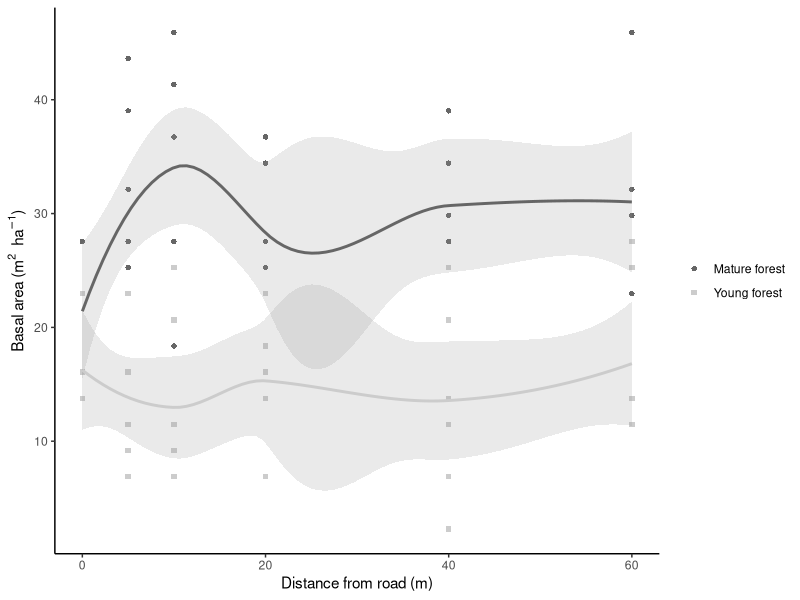
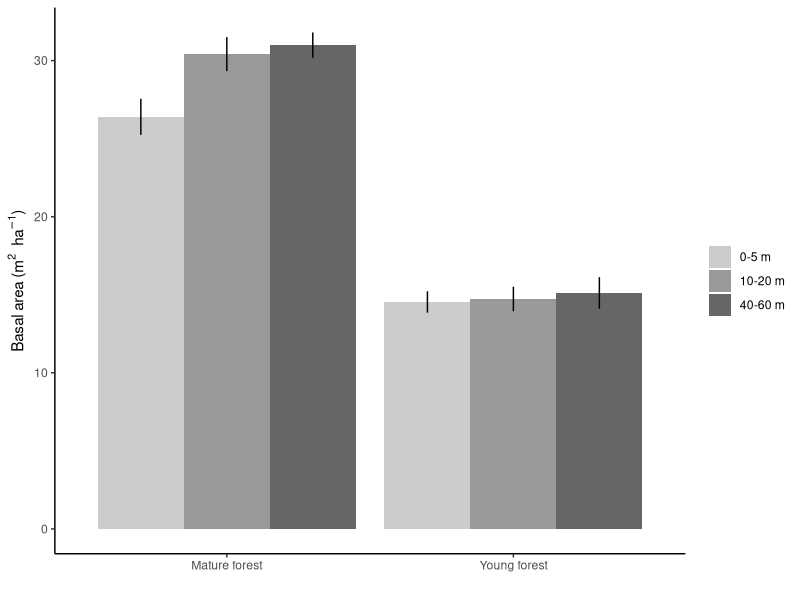
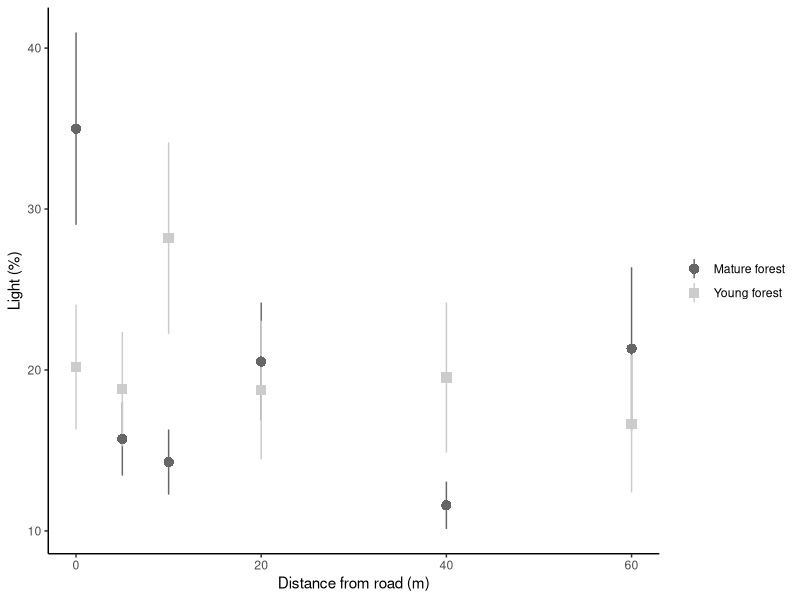
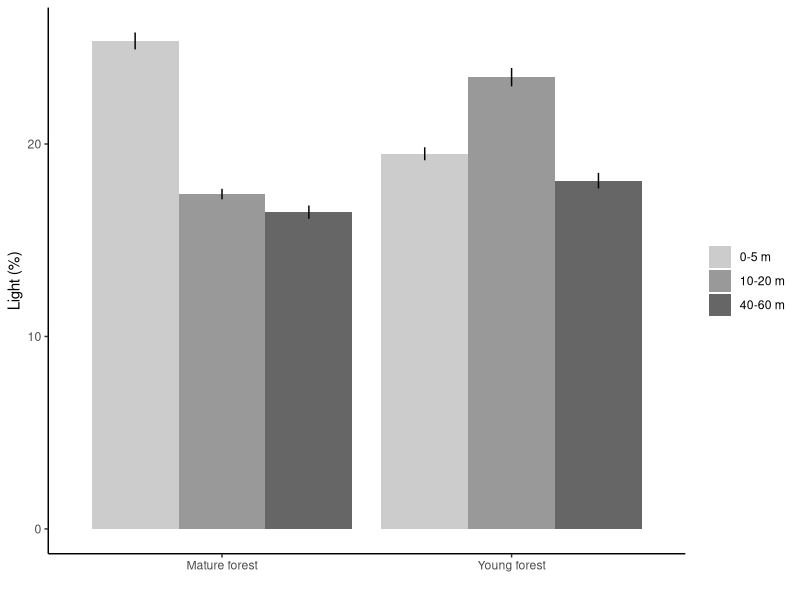
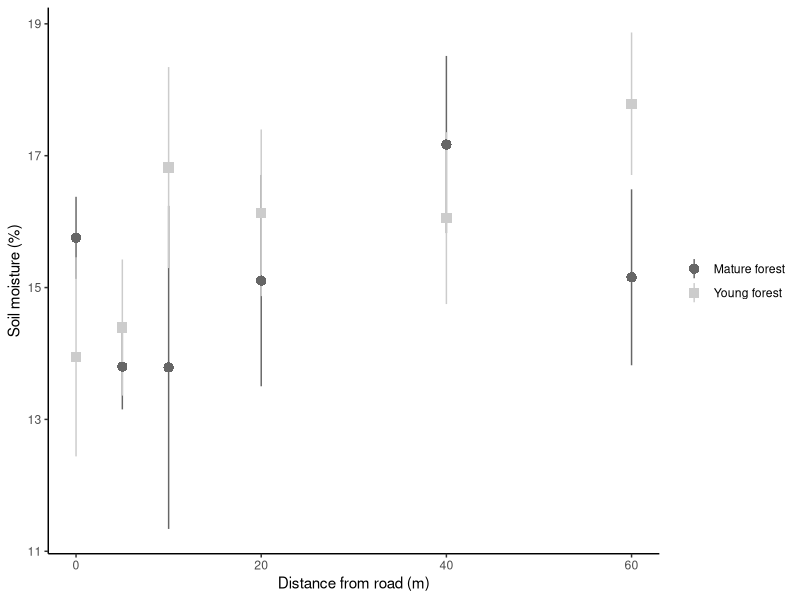
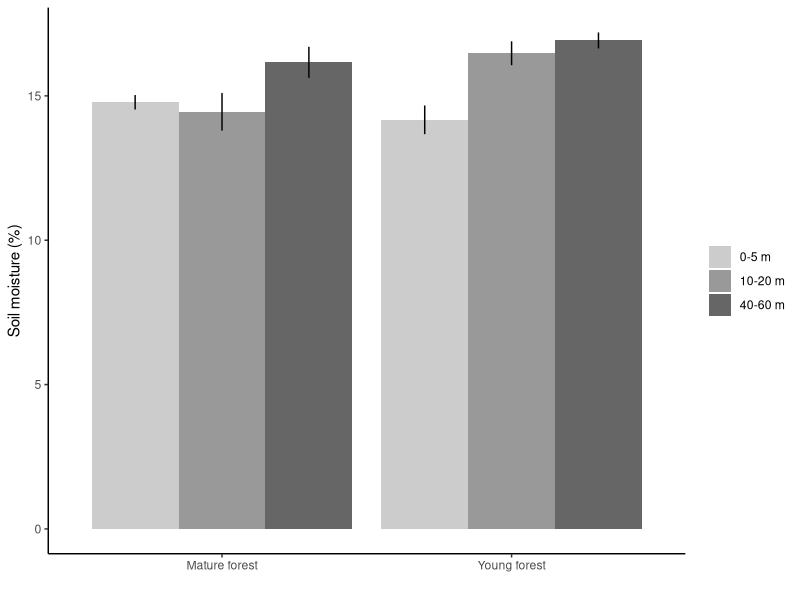
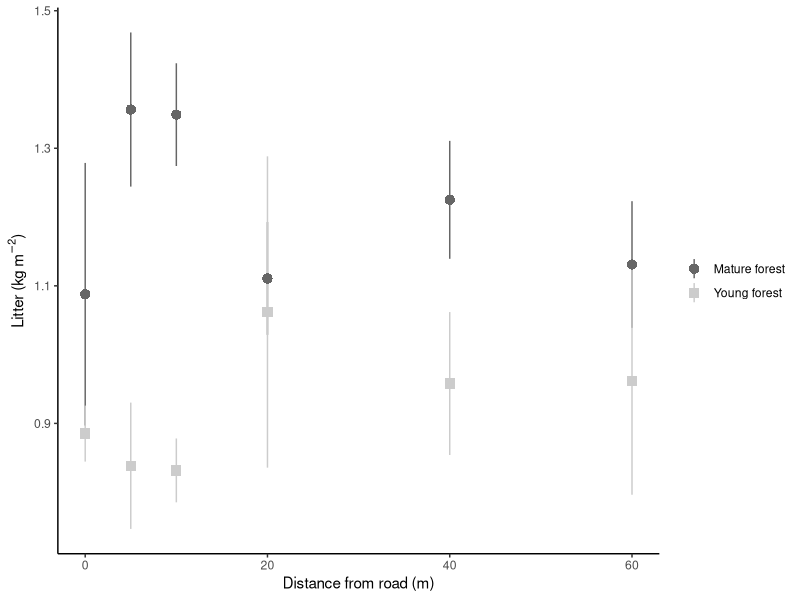
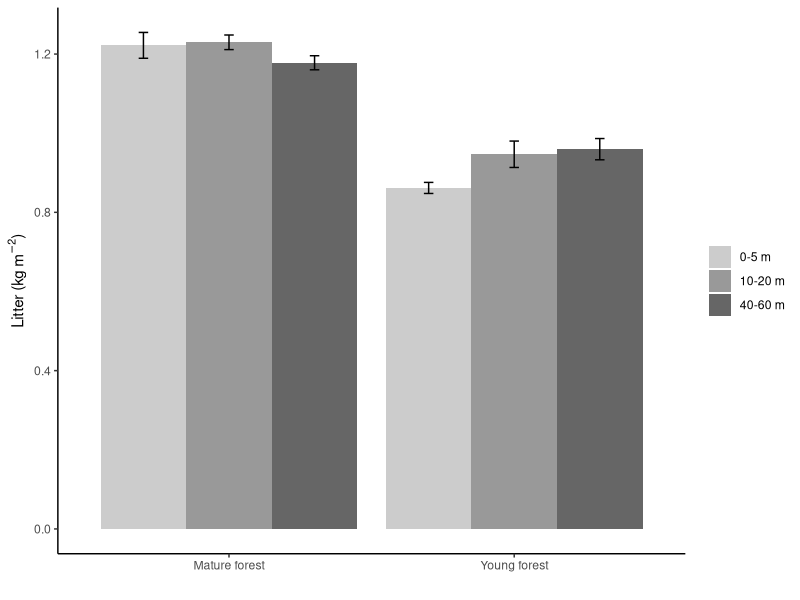

R code for these plots, in order: (Note: this script raises an error after producing the figures.)
## ---- chunk 1

knitr::opts_chunk$set(fig.width = 7, fig.height = 3.5)
knitr::opts_chunk$set(dpi = 600)
knitr::opts_chunk$set(echo = F)
knitr::opts_chunk$set(warning = F)
knitr::opts_chunk$set(message = F)
knitr::opts_chunk$set(fig.asp = .5)
# knitr::opts_chunk$set(eval = F)

# options(na.action = "na.fail")# global model setting for using multimodel inference 'dredge' function

## ---- chunk 2
# library(lme4); library(car); library(sciplot); library(lmerTest); 
# library(MuMIn)
library(plyr); library(dplyr); library(tidyr); library(readr)
library(ggplot2)
library(knitr)

fill_manual <- scale_fill_manual(values = c("grey80", "grey60", "grey40"))
color_manual <- scale_color_manual(values = c("grey40", "grey80"))
## ---- chunk 3
seedling_data <- read_csv("data/seedling_growth_survival_data.csv")
germination_data <- read_csv("data/germination_data.csv")
forest_data <- read_csv("data/forest_trees.csv")
light_data <- read_csv("data/light2005_data.csv")
litter_data <- read_csv("data/litter.csv")
soil_moisture_data <- read_csv("data/soil_moisture2005_data.csv")
## ---- chunk 4

sites <- data_frame(unique(seedling_data$site_code), unique(seedling_data$site_name))
names(sites) <- c("site_code","site_name")

library(stringr)
germination_data <- rename(germination_data, site_code = site)
# sort(unique(germination_data$site_code))
germination_data$site_code <- germination_data$site_code %>%
  str_sub(., 1,3) %>% 
  str_replace_all(c("Cic"="CH","Dub"="DB","Duc"="DU","Dug"="DG","For"="FR","Gri"="GR","Hdq"="HQ","Lil"="LD","Par"="PR","SR4"="SR","Yel"="TC"))

forest_data <- rename(forest_data, site_code = site)
# unique(forest_data$site_code)
forest_data$site_code <- forest_data$site_code %>% 
  str_replace_all(c("DUCK"="DU","DUB"="DB","DUG"="DG", "SR45"="SR"))

light_data <- rename(light_data, site_code = site)
# unique(light_data$site_code)
light_data$site_code <- light_data$site_code %>% 
  str_replace_all(c("DUCK"="DU","DUB"="DB","DUG"="DG", "SR45"="SR"))

litter_data <- rename(litter_data, site_code = site)
# unique(litter_data$site_code)
litter_data$site_code <- litter_data$site_code %>% 
  str_replace_all(c("DUCK"="DU","DUB"="DB","DUG"="DG", "SR45"="SR"))

soil_moisture_data <- rename(soil_moisture_data, site_code = site)
# unique(soil_moisture_data$site_code)
soil_moisture_data$site_code <- soil_moisture_data$site_code %>% 
  str_replace_all(c("Duck"="DU","DUB"="DB","DUG"="DG", "SR45"="SR","Griffy"="GR","YW"="TC"))


# summary(seedling_data)
# unique(seedling_data$species)
seedling_data <- filter(seedling_data, is.na(species)=="FALSE")
# filter(seedling_data, rgr_ht<0)
seedling_data <- seedling_data %>% 
  rename(age = forest_age) %>%
  mutate(habitat_type = if_else(distance<10,0,ifelse(distance>20, 2, 1)),
         # age = if_else(age=="young", "Young forest", "Mature forest"),
         rgr_ht_days = (log(final_ht06)) - log((initial_ht))/822)
## This calculates relative growth rate per day
## There are 97 negative values in this growth rate. Values are sometimes very inconsistent from the spring 2006 measurement to the final measurement
seedling_data$common_name <- "NA"
seedling_data$common_name[seedling_data$species=="D"] <- "Dogwood"
seedling_data$common_name[seedling_data$species=="A"] <- "Autumn olive"
seedling_data$common_name[seedling_data$species=="H"] <- "Honeysuckle"
seedling_data$common_name[seedling_data$species=="P"] <- "Privet"
seedling_data$common_name[seedling_data$species=="R"] <- "Redbud"
seedling_data$common_name[seedling_data$species=="S"] <- "Spicebush"

seedling_data$common_name <- factor(
  seedling_data$common_name, levels = c("Autumn olive","Honeysuckle","Privet","Dogwood","Redbud","Spicebush"))

seedling_data$status[seedling_data$status=="n"] <- "Native"
seedling_data$status[seedling_data$status=="e"] <- "Non-native"

seedling_data$status <- factor(seedling_data$status, levels = c("Native","Non-native"))

# summary(germination_data)
# unique(germination_data$species)
# filter(germination_data, is.na(seeds_germinated))$comments
germination_data$common_name <- "NA"
germination_data$sci_name = "NA"
germination_data <- germination_data %>% 
  mutate(pct_germinated = 100*(seeds_germinated/seeds_present),
         status = native_exotic,
         habitat_type = if_else(distance<10,0,ifelse(distance>20, 2, 1)))
## ---- chunk 5

# summary(forest_data)
forest_data <- forest_data %>% 
  rename(distance = dist) %>% 
  mutate(basal_area_m2_ha = trees_in*10*(.0929/.404686))

# unique(forest_data$species)
# filter(forest_data, is.na(species))
forest_distance_data <- forest_data %>% 
  group_by(site_code, age, distance) %>% 
  summarise(
    tree_richness = n_distinct(species),
    avg_dbh = mean(dbh_cm, na.rm = T),
    se_dbh = sd(dbh_cm, na.rm = T)/sqrt( (6 - length(dbh_cm)) ),#6 NA values in DBH
    total_dbh = sum(dbh_cm, na.rm = T),
    avg_basal_area = mean(basal_area_m2_ha, na.rm = T)
  ) %>% 
  ungroup(.)
# 
forest_habitat_data <- forest_data %>%
  mutate(habitat_type = if_else(distance<10,0,ifelse(distance>20, 2, 1))) %>% 
  group_by(site_code, age, habitat_type) %>%
  summarise(
    richness = n_distinct(species),
    avg_dbh = mean(dbh_cm, na.rm = T),
    se_dbh = sd(dbh_cm, na.rm = T)/sqrt(length(dbh_cm)),#6 NA values in DBH
    total_dbh = sum(dbh_cm, na.rm = T),
    avg_basal_area = mean(basal_area_m2_ha, na.rm = T)
  ) %>%
  ungroup(.)

# summary(light_data)
light_distance_data <- light_data %>% 
  group_by(site_code, age, distance) %>% 
  summarise(avg_ppfd = mean(ppfd),
            avg_pct_light = mean(pct_light)) %>% 
  ungroup(.)
light_habitat_data <- light_data %>%
  mutate(habitat_type = if_else(distance<10,0,ifelse(distance>20, 2, 1))) %>% 
  group_by(site_code, age, habitat_type) %>%
  summarise(avg_ppfd = mean(ppfd),
            avg_pct_light = mean(pct_light),
            se_pct_light = sd(pct_light)/sqrt(length(pct_light))) %>%
  ungroup(.)


# summary(litter_data)
litter_data <- litter_data %>% 
  rename(distance = dist) %>% 
  mutate(litter_kg_m2 = litter*(.001/.0625))
# .25*.25 = .0625 m^2
# 1 g = .001 kg
litter_habitat_data <- litter_data %>%
  mutate(habitat_type = if_else(distance<10,0,ifelse(distance>20, 2, 1))) %>% group_by(site_code, age, habitat_type) %>%
  summarise(avg_litter_kg_m2 = mean(litter_kg_m2),
            se_litter_kg_m2 = sd(litter_kg_m2)/sqrt(length(litter_kg_m2)))

# summary(soil_moisture_data)
soil_moisture_habitat_data <- soil_moisture_data %>%
  mutate(habitat_type = if_else(distance<10,0,ifelse(distance>20, 2, 1))) %>%
  group_by(site_code, age, habitat_type) %>%
  summarise(avg_soil_moisture = mean(pct_moisture),
            se_soil_moisture = sd(pct_moisture)/sqrt(length(pct_moisture)))

## ---- chunk 6

seedling_data <- seedling_data %>% 
  mutate(age = ifelse(age=="young", "Y","M"),
         stem_leaf_ratio = stem_biomass/leaf_biomass,
         f_habitat = factor(habitat_type, levels = c("0","1","2"), labels = c("0-5 m","10-20 m","40-60 m"))) %>%
  left_join(., forest_distance_data) %>% 
  left_join(., light_distance_data) %>% 
  left_join(., litter_data) %>% 
  left_join(., soil_moisture_data) %>% 
  mutate(age = ifelse(age=="Y","Young forest","Mature forest"))

## ---- chunk 7

## This site-grouped data should be used for fitting mixed-effects models
## using site_code as a random effect.
site_grouped_data <- seedling_data %>%
  group_by(site_code, age, distance, habitat_type, f_habitat, common_name, status) %>% 
  summarise(avg_biomass = mean(tot_biomass, na.rm = T),
            # n_obs = length(tot_biomass),
            se_biomass = sd(tot_biomass, na.rm = T)/sqrt(length(tot_biomass)),
            avg_diameter = mean(diameter06, na.rm = T),
            se_diameter = sd(diameter06, na.rm = T)/sqrt(length(diameter06)),
            avg_rgr_ht = mean(rgr_ht_days, na.rm = T),
            se_rgr_ht = sd(rgr_ht_days, na.rm = T)/sqrt(length(rgr_ht_days)),
            avg_height = mean(final_ht06, na.rm = T),
            se_height = sd(final_ht06, na.rm = T)/sqrt(length(final_ht06)),
            avg_num_leaves = mean(num_leaves, na.rm = T),
            se_num_leaves = sd(num_leaves)/sqrt(length(num_leaves)),
            tree_richness = mean(tree_richness),
            avg_dbh = mean(avg_dbh),
            se_dbh = mean(se_dbh),
            total_dbh = mean(total_dbh),
            avg_basal_area = mean(avg_basal_area),
            avg_ppfd = mean(avg_ppfd),
            avg_pct_light = mean(avg_pct_light),
            litter_kg_m2 = mean(litter_kg_m2),
            pct_moisture = mean(pct_moisture)) %>% 
  ungroup(.)

## ---- chunk 8

distance_grouped_data <- seedling_data %>%
  # rename(age = forest_age) %>%
  group_by(age, distance, habitat_type, f_habitat, common_name, status) %>% 
  summarise(avg_biomass = mean(tot_biomass, na.rm = T),
            # n_obs = length(tot_biomass),
            se_biomass = sd(tot_biomass, na.rm = T)/sqrt(length(tot_biomass)),
            avg_diameter = mean(diameter06, na.rm = T),
            se_diameter = sd(diameter06, na.rm = T)/sqrt(length(diameter06)),
            avg_rgr_ht = mean(rgr_ht_days, na.rm = T),
            se_rgr_ht = sd(rgr_ht_days, na.rm = T)/sqrt(length(rgr_ht_days)),
            avg_height = mean(final_ht06, na.rm = T),
            se_height = sd(final_ht06, na.rm = T)/sqrt(length(final_ht06)),
            avg_num_leaves = mean(num_leaves, na.rm = T),
            se_num_leaves = sd(num_leaves)/sqrt(length(num_leaves)),
            tree_richness = mean(tree_richness),
            avg_dbh = mean(avg_dbh),
            se_dbh = mean(se_dbh),
            total_dbh = mean(total_dbh),
            avg_basal_area = mean(avg_basal_area),
            avg_ppfd = mean(avg_ppfd),
            avg_pct_light = mean(avg_pct_light),
            litter_kg_m2 = mean(litter_kg_m2),
            pct_moisture = mean(pct_moisture)) %>% 
  ungroup(.)

## ---- chunk 9

habitat_grouped_data <- seedling_data %>% 
  group_by(age, habitat_type, f_habitat, common_name, status) %>% 
  summarise(avg_biomass = mean(tot_biomass, na.rm = T),
            # n_obs = length(tot_biomass),
            se_biomass = sd(tot_biomass, na.rm = T)/sqrt(length(tot_biomass)),
            avg_diameter = mean(diameter06, na.rm = T),
            se_diameter = sd(diameter06, na.rm = T)/sqrt(length(diameter06)),
            avg_rgr_ht = mean(rgr_ht_days, na.rm = T),
            se_rgr_ht = sd(rgr_ht_days, na.rm = T)/sqrt(length(rgr_ht_days)),
            avg_height = mean(final_ht06, na.rm = T),
            se_height = sd(final_ht06, na.rm = T)/sqrt(length(final_ht06)),
            avg_num_leaves = mean(num_leaves, na.rm = T),
            se_num_leaves = sd(num_leaves)/sqrt(length(num_leaves)),
            tree_richness = mean(tree_richness),
            avg_dbh = mean(avg_dbh),
            se_dbh = mean(se_dbh),
            total_dbh = mean(total_dbh),
            avg_basal_area = mean(avg_basal_area),
            avg_ppfd = mean(avg_ppfd),
            avg_pct_light = mean(avg_pct_light),
            litter_kg_m2 = mean(litter_kg_m2),
            pct_moisture = mean(pct_moisture)) %>% 
  ungroup(.)

# summary(habitat_grouped_data)
## ---- chunk 10

germination_data <- germination_data %>%
  rename(age = forest_age) %>% 
  left_join(., forest_distance_data) %>% 
  left_join(., light_distance_data) %>% 
  left_join(., litter_data) %>% 
  left_join(., soil_moisture_data)

# xtabs(~ species + native_exotic, germination_data)

## ---- chunk 11
germination_data$common_name[germination_data$species=="D"] <- "Dogwood"
germination_data$common_name[germination_data$species=="A"] <- "Autumn olive"
germination_data$common_name[germination_data$species=="H"] <- "Honeysuckle"
germination_data$common_name[germination_data$species=="P"] <- "Privet"
germination_data$common_name[germination_data$species=="R"] <- "Redbud"
germination_data$common_name[germination_data$species=="S"] <- "Spicebush"

germination_data$sci_name[germination_data$species=="A"] <- "Elaeagnus umbellata"
germination_data$sci_name[germination_data$species=="H"] <- "Lonicera maackii"
germination_data$sci_name[germination_data$species=="P"] <- "Ligustrum obtusifolium"
germination_data$sci_name[germination_data$species=="D"] <- "Cornus florida"
germination_data$sci_name[germination_data$species=="R"] <- "Cercis canadensis"
germination_data$sci_name[germination_data$species=="S"] <- "Lindera benzoin"

germination_data$status[germination_data$status=="N"] <- "Native"
germination_data$status[germination_data$status=="E"] <- "Non-native"

species_table <- germination_data %>% 
  filter(site_code=="BB", distance==0) %>%
  select(species, status, common_name, sci_name)
  
# kable(species_table %>% 
#         mutate(Species = paste(common_name, " ", "(", sci_name, ")", sep="")) %>% 
#         select(Species, Status = status) %>%
#         arrange(Status)
#       )
## ---- chunk 12

forest_data$age[forest_data$age=="M"] <- "Mature forest"
forest_data$age[forest_data$age=="Y"] <- "Young forest"
# levels(forest_data$age) <- c("Mature","Young")
forest_data <- forest_data %>% 
  mutate(habitat_type = if_else(distance<10,0,ifelse(distance>20, 2, 1)),
         f_habitat = factor(habitat_type, levels = c("0","1","2"), labels = c("0-5 m","10-20 m","40-60 m")))

#  Basal area calculation: "trees_in"*10 = basal area (ft^2 acre^-1)
#  Conversion to m^2 ha^-1: 1 acre = .404686 hectares; 1 ft^2 = .0929 m^2
# forest_data <- forest_data %>%
#   mutate(basal_area_m2_ha = trees_in*10*(.0929/.404686))



## DBH plot
# ggplot(forest_data, aes(distance, dbh_cm, shape = age, color = age)) +
#   scale_shape_manual(values = c(16,15)) +
#   stat_summary(fun.data = "mean_se", geom = "pointrange", size = .7) +
#   color_manual +
#   theme_classic() +
#   theme(legend.title = element_blank()) +
#   xlab("Distance from road (m)") +
#   ylab("DBH (cm)")

## Basal area plot
ggplot(forest_data, aes(distance, basal_area_m2_ha, shape = age, color = age)) +
  scale_shape_manual(values = c(16,15)) +
  geom_point() +
  geom_smooth(se = T, show.legend = F, alpha = .2) +
  # stat_summary(fun.data = "mean_se", geom = "pointrange", size = .7) +
  # geom_dotplot(binwidth = .5)
  color_manual +
  theme_classic() +
  theme(legend.title = element_blank()) +
  xlab("Distance from road (m)") +
  ylab(expression(paste("Basal area (", {m}^2, "  ", {ha}^-1, ")")))



## Summarise mean and SE into new dataframe
avg_forest_data <- forest_data %>%
  group_by(age, f_habitat) %>% 
  summarise(
    richness = n_distinct(species),
    avg_dbh = mean(dbh_cm, na.rm = T),
    se_dbh = sd(dbh_cm, na.rm = T)/sqrt(length(dbh_cm)),
    total_dbh = mean(dbh_cm, na.rm = T),
    avg_basal_area = mean(basal_area_m2_ha, na.rm = T),
    se_basal_area = sd(basal_area_m2_ha, na.rm = T)/sqrt(length(basal_area_m2_ha))
  )

# ggplot(avg_forest_data, aes(age, avg_dbh, fill = habitat_type)) +
#   geom_col(position = "dodge") +
#   geom_errorbar(aes(ymin = avg_dbh - se_dbh, ymax = avg_dbh + se_dbh), width = 0, position = position_dodge(width = .9)) +
#   fill_manual +
#   theme_classic() +
#   theme(legend.title = element_blank()) +
#   xlab("") +
#   ylab("DBH (cm)")

ggplot(avg_forest_data, aes(age, avg_basal_area, fill = f_habitat)) +
  geom_col(position = "dodge") +
  geom_errorbar(aes(ymin = avg_basal_area - se_basal_area, ymax = avg_basal_area + se_basal_area), width = 0, position = position_dodge(width = .9)) +
  fill_manual +
  theme_classic() +
  theme(legend.title = element_blank()) +
  xlab("") +
  ylab(expression(paste("Basal area (", {m}^2, "  ", {ha}^-1, ")")))

## ---- chunk 13

light_data$age[light_data$age=="M"] <- "Mature forest"
light_data$age[light_data$age=="Y"] <- "Young forest"
light_data <- light_data %>% 
  mutate(habitat_type = if_else(distance<10,0,ifelse(distance>20, 2, 1)),
         f_habitat = factor(habitat_type, levels = c("0","1","2"), labels = c("0-5 m","10-20 m","40-60 m")))

# skimr::skim(light_data)

ggplot(light_data, aes(distance, (pct_light), shape = age, color = age)) +
  scale_shape_manual(values = c(16,15)) +
  stat_summary(fun.data = "mean_se", geom = "pointrange", size = .7) +
  # geom_smooth(method = "lm", alpha = .2, se = F) +
  # geom_line(aes(linetype = age)) +
  color_manual +
  theme_classic() +
  theme(legend.title = element_blank()) +
  xlab("Distance from road (m)") +
  ylab("Light (%)")

# qplot(habitat_type, pct_light, data = light_data, geom = "boxplot")

avg_light_data <- light_data %>% 
  group_by(age, f_habitat) %>% 
  summarise(avg_pct_light = mean(pct_light),
            se_pct_light = sd(pct_light)/length(pct_light))

ggplot(avg_light_data, aes(age, avg_pct_light, fill = f_habitat)) +
  geom_col(position = "dodge") +
  geom_errorbar(aes(ymin = avg_pct_light - se_pct_light, ymax = avg_pct_light + se_pct_light), width = 0, position = position_dodge(width = .9)) +
  fill_manual +
  # scale_fill_manual(values = c("grey90","grey50")) +
  theme_classic() +
  theme(legend.title = element_blank()) +
  xlab("") +
  ylab("Light (%)")

## ---- chunk 14

soil_moisture_data$age[soil_moisture_data$age=="M"] <- "Mature forest"
soil_moisture_data$age[soil_moisture_data$age=="Y"] <- "Young forest"

ggplot(soil_moisture_data, aes(distance, pct_moisture, shape = age, color = age)) +
  scale_shape_manual(values = c(16,15)) +
  stat_summary(fun.data = "mean_se", geom = "pointrange", size = .7) +
  # geom_smooth(method = "lm", se = F, show.legend = F) +
  color_manual +
  theme_classic() +
  theme(legend.title = element_blank()) +
  xlab("Distance from road (m)") +
  ylab("Soil moisture (%)")


# ggplot(soil_moisture_data, aes(age, pct_moisture, fill = habitat_type)) +
#   geom_boxplot(notch = F) +
#   # geom_violin() +
#   scale_fill_manual(values = c("black", "grey90")) +
#   theme_classic()

## Pooled soil moisture data
# ggplot(soil_moisture_data, aes(distance, pct_moisture)) +
#   # scale_shape_manual(values = c(16,15)) +
#   stat_summary(fun.data = "mean_se", geom = "pointrange", size = .7) +
#   # scale_color_manual(values = c("black", "grey65")) +
#   theme_classic()

soil_moisture_habitat_data$f_habitat <- factor(soil_moisture_habitat_data$habitat_type, levels = c("0","1","2"), labels = c("0-5 m","10-20 m","40-60 m"))
soil_moisture_habitat_data$age[soil_moisture_habitat_data$age=="M"] <- "Mature forest"
soil_moisture_habitat_data$age[soil_moisture_habitat_data$age=="Y"] <- "Young forest"

avg_soil_data <- soil_moisture_habitat_data %>%
  group_by(age, f_habitat) %>%
  summarise(avg_pct_moisture = mean(avg_soil_moisture),
            se_pct_moisture = sd(avg_soil_moisture)/length(avg_soil_moisture))

ggplot(avg_soil_data, aes(age, avg_pct_moisture, fill = f_habitat)) +
  geom_col(position = "dodge") +
  geom_errorbar(aes(ymin = avg_pct_moisture - se_pct_moisture, ymax = avg_pct_moisture + se_pct_moisture), width = 0, position = position_dodge(width = .9)) +
  fill_manual +
  theme_classic() +
  theme(legend.title = element_blank()) +
  xlab("") +
  ylab("Soil moisture (%)")

# soil_lm <- lm(pct_moisture ~ (distance), data = soil_moisture_data)
# summary(soil_lm)
# car::Anova(soil_lm, type = 3)
## Slope of the overall average line is

# soil_lm2 <- lm(pct_moisture ~ factor(distance), data = soil_moisture_data)
# summary(soil_lm2)
## No overall statistical differences between 0 meter and other distances

## ---- chunk 15

litter_data$age[litter_data$age=="M"] <- "Mature forest"
litter_data$age[litter_data$age=="Y"] <- "Young forest"
litter_data <- litter_data %>% 
  mutate(habitat_type = if_else(distance<10,0,ifelse(distance>20, 2, 1)),
         f_habitat = factor(habitat_type, levels = c("0","1","2"), labels = c("0-5 m","10-20 m","40-60 m")))

ggplot(litter_data, aes(distance, litter_kg_m2, shape = age, color = age)) +
  scale_shape_manual(values = c(16,15)) +
  stat_summary(fun.data = "mean_se", geom = "pointrange", size = .7) +
  # geom_smooth(method = "lm", se = F, show.legend = F) +
  color_manual +
  theme_classic() +
  theme(legend.title = element_blank()) +
  xlab("Distance from road (m)") +
  ylab(expression(paste("Litter (kg ", {m}^-2, ")")))


avg_litter_data <- litter_data %>% 
  group_by(age, f_habitat) %>% 
  summarise(avg_litter_kg_m2 = mean(litter_kg_m2),
            se_litter_kg_m2 = sd(litter_kg_m2)/length(litter_kg_m2))

ggplot(avg_litter_data, aes(age, avg_litter_kg_m2, fill = f_habitat)) +
  geom_col(position = "dodge") +
  geom_errorbar(aes(ymin = avg_litter_kg_m2 - se_litter_kg_m2, ymax = avg_litter_kg_m2 + se_litter_kg_m2), width = .1, position = position_dodge(width = .9)) +
  fill_manual +
  theme_classic() +
  theme(legend.title = element_blank()) +
  xlab("") +
  ylab(expression(paste("Litter (kg ", {m}^-2, ")")))

# litter_lm <- lm(litter_kg_m2 ~ distance*age, data = litter_data)
# summary(litter_lm)
# litter_lm2 <- lm(litter_kg_m2 ~ habitat_type*age, data = litter_data)
# summary(litter_lm2)
# 
# AIC(litter_lm)
# AIC(litter_lm2)

## ---- chunk 16

# names(germination_data)
germination_data$age[germination_data$age=="Y"] <- "Young forest"
germination_data$age[germination_data$age=="M"] <- "Mature forest"
germination_data$f_habitat <- factor(germination_data$habitat_type, levels = c("0","1","2"), labels = c("0-5 m","10-20 m","40-60 m"))

germination_data$common_name <- factor(
  germination_data$common_name, levels = c("Autumn olive","Honeysuckle","Privet","Dogwood","Redbud","Spicebush"))
germination_data$status <- factor(germination_data$status, levels = c("Native","Non-native"))

germination_distance_data <- germination_data %>% 
  group_by(status, distance, common_name, age) %>% 
  summarise(avg_germinated = mean(pct_germinated, na.rm = T))

germination_habitat_data <- germination_data %>% 
  group_by(status, f_habitat, habitat_type, common_name, age) %>% 
  summarise(avg_germinated = mean(pct_germinated, na.rm = T))


ggplot(germination_data, aes(distance, pct_germinated)) +
  stat_summary(aes(shape = common_name), fun.data = "mean_se", geom = "point", size = 2.5) +
  geom_smooth(aes(linetype = status), method = "lm", se = F, show.legend = F, color = "grey40", size = .8) +
  # scale_shape_manual(values = c(rep(16, 3), rep(17, 3))) +
  # scale_color_manual(values = c(brewer.pal(3, "RdBu"), brewer.pal(3, "RdBu"))) +
  scale_linetype_manual(values = c(2,1)) +
  # scale_color_brewer(palette = "RdBu") +
  facet_wrap(~age) +
  theme_bw() +
  theme(strip.background = element_blank(),
        panel.grid = element_blank(),
        legend.title = element_blank()) +
  ylab("Percent germination") +
  xlab("Distance from road (m)")

# ggsave("figures/pct_germinated.png", dpi = 600, width = 7, height = 3.5)

ggplot(germination_distance_data, aes(distance, avg_germinated)) +
  geom_point(aes(shape = common_name), show.legend = T, size = 2.5) +
  geom_line(aes(linetype = common_name)) +
  facet_wrap(~age) +
  theme_bw() +
  theme(strip.background = element_blank(),
        panel.grid = element_blank(),
        legend.title = element_blank()) +
  ylab("Percent germination") +
  xlab("Distance from road (m)")

ggplot(germination_habitat_data, aes(f_habitat, avg_germinated)) +
  geom_point(aes(shape = common_name), show.legend = T, size = 2.5) +
  geom_line(aes(linetype = common_name, group = common_name)) +
  facet_wrap(~age) +
  theme_bw() +
  theme(strip.background = element_blank(),
        panel.grid = element_blank(),
        legend.title = element_blank()) +
  ylab("Percent germination") +
  xlab("Distance from road")

## ---- chunk 17
kable(germination_data %>% 
  group_by(common_name, age, status) %>% 
  summarise(avg_pct_germ = mean(pct_germinated, na.rm = T)) %>% 
  spread(key = age, value = avg_pct_germ) %>% 
  rename(Species = common_name, Status = status), 
  digits = 2, caption = "Average germination (%) of seeds for each species in each forest age.")
## ---- chunk 18

# names(seedling_data)

seedling_data$age[seedling_data$age=="young"] <- "Young forest"
seedling_data$age[seedling_data$age=="mature"] <- "Mature forest"

seedling_data$f_habitat <- factor(seedling_data$habitat_type, levels = c("0","1","2"), labels = c("0-5 m","10-20 m","40-60 m"))

distance_grouped_data$age[distance_grouped_data$age=="Y"] <- "Young forest"
distance_grouped_data$age[distance_grouped_data$age=="M"] <- "Mature forest"

habitat_grouped_data$age[habitat_grouped_data$age=="Y"] <- "Young forest"
habitat_grouped_data$age[habitat_grouped_data$age=="M"] <- "Mature forest"
## ---- chunk 19

surv <- select(seedling_data, site_name:status, habitat_type, f_habitat, common_name, starts_with("surv"))
surv <- surv %>% gather(year, survival, survival04:survival06)
surv$year[surv$year=="survival04"] <- 2004
surv$year[surv$year=="survival05"] <- 2005
surv$year[surv$year=="survival06"] <- 2006

survival_distance_data <- surv %>% 
  group_by(year, distance, age, status, common_name) %>% 
  filter(!is.na(survival), year==2006) %>% 
  summarise(pct_survival = 100*sum(survival)/length(survival))

survival_habitat_data <- surv %>% 
  group_by(year, habitat_type, f_habitat, age, status, common_name) %>% 
  filter(!is.na(survival), year==2006) %>% 
  summarise(pct_survival = 100*sum(survival)/length(survival))

ggplot(survival_distance_data, aes(distance, pct_survival)) +
  stat_summary(aes(shape = common_name), fun.data = "mean_se", geom = "point", size = 2.5) +
  geom_smooth(aes(linetype = status), method = "lm", se = F, show.legend = F, color = "grey50", size = .8) +
  scale_linetype_manual(values = c(2,1)) +
  scale_color_brewer(palette = "RdBu") +
  facet_grid(.~age) +
  theme_bw() +
  theme(strip.background = element_blank(),
        panel.grid = element_blank(),
        legend.title = element_blank()) +
  ylab("Survival (%)") +
  xlab("Distance from road (m)") +
  ggtitle("Average seedling survival to 2006")


ggplot(survival_distance_data, aes(distance, pct_survival)) +
  # geom_smooth(aes(linetype = common_name), method = "lm", se = F, show.legend = T, color = "grey50", size = .5) +
  geom_point(aes(shape = common_name), size = 2.5, show.legend = T) +
  geom_line(aes(linetype = common_name)) +
  # stat_summary(aes(shape = common_name), fun.data = "mean_se", geom = "point", size = 2.5, show.legend = F) +
  # scale_linetype_manual(values = c(2,1)) +
  # scale_color_brewer(palette = "RdBu") +
  facet_grid(.~age) +
  theme_bw() +
  theme(strip.background = element_blank(),
        panel.grid = element_blank(),
        legend.title = element_blank()) +
  ylab("Survival (%)") +
  xlab("Distance from road (m)") +
  ggtitle("Average seedling survival to 2006")


ggplot(survival_habitat_data, aes(f_habitat, pct_survival)) +
  # geom_smooth(aes(linetype = common_name), method = "lm", se = F, show.legend = T, color = "grey50", size = .5) +
  geom_point(aes(shape = common_name), size = 2.5, show.legend = F) +
  geom_line(aes(linetype = common_name, group = common_name)) +
  facet_grid(.~age) +
  theme_bw() +
  theme(strip.background = element_blank(),
        panel.grid = element_blank(),
        legend.title = element_blank()) +
  ylab("Survival (%)") +
  xlab("Distance from edge") +
  ggtitle("Average seedling survival to 2006")

# filter(surv, year == 2006) %>% 
#   group_by(status, age) %>% 
#   summarise(avg_pct_survival = mean(pct_survival))
## ---- chunk 20

ggplot(seedling_data, aes(avg_pct_light, final_ht06)) +
  # stat_summary(aes(shape = common_name), fun.data = "mean_se", geom = "point", size = 2.5) +
  geom_point(aes(color = status, alpha = distance)) +
  geom_smooth(aes(linetype = status), method = "lm", se = F, show.legend = F, color = "grey50") +
  scale_linetype_manual(values = c(2,1)) +
  # scale_color_brewer(palette = "RdBu") +
  facet_wrap(~age) +
  theme_bw() +
  theme(strip.background = element_blank(),
        panel.grid = element_blank(),
        legend.title = element_blank()) +
  ylab("Height (cm)") +
  xlab("Distance from road (m)")


ggplot(distance_grouped_data, aes(distance, avg_height)) +
  geom_point(aes(shape = common_name), size = 2.5, position = position_dodge(5)) +
  geom_line(aes(linetype = common_name), position = position_dodge(5)) +
  geom_errorbar(aes(ymin = avg_height-se_height, ymax = avg_height+se_height), width = .1, position = position_dodge(5)) +
  facet_wrap(~age) +
  theme_bw() +
  theme(strip.background = element_blank(),
        panel.grid = element_blank(),
        legend.title = element_blank()) +
  ylab("Height (cm)") +
  xlab("Distance from road (m)")


ggplot(habitat_grouped_data, aes(f_habitat, avg_height)) +
  geom_point(aes(shape = common_name), size = 2.5) +
  geom_line(aes(linetype = common_name, group = common_name)) +
  facet_wrap(~age) +
  theme_bw() +
  theme(strip.background = element_blank(),
        panel.grid = element_blank(),
        legend.title = element_blank()) +
  ylab("Height (cm)") +
  xlab("Distance")

## ---- chunk 21

ggplot(seedling_data, aes(avg_pct_light, diameter06)) +
  # stat_summary(aes(shape = common_name), fun.data = "mean_se", geom = "point", size = 2.5) +
  geom_point(aes(color = status, alpha = distance)) +
  geom_smooth(aes(linetype = status), method = "lm", se = F, show.legend = F, color = "grey20") +
  scale_linetype_manual(values = c(2,1)) +
  # scale_color_brewer(palette = "RdBu") +
  facet_grid(.~age) +
  theme_bw() +
  theme(strip.background = element_blank(),
        panel.grid = element_blank(),
        legend.title = element_blank()) +
  ylab("Diameter (mm)") +
  xlab("Distance from road (m)")


ggplot(distance_grouped_data, aes(distance, avg_diameter)) +
  geom_point(aes(shape = common_name), size = 2.5) +
  geom_line(aes(linetype = common_name)) +
  geom_errorbar(aes(ymin = avg_diameter-se_diameter, ymax = avg_diameter+se_diameter), width = .1) +
  facet_wrap(~age) +
  theme_bw() +
  theme(strip.background = element_blank(),
        panel.grid = element_blank(),
        legend.title = element_blank()) +
  ylab("Diameter (mm)") +
  xlab("Distance from road (m)")

ggplot(habitat_grouped_data, aes(f_habitat, avg_diameter)) +
  geom_point(aes(shape = common_name), size = 2.5) +
  geom_line(aes(linetype = common_name, group = common_name)) +
  facet_wrap(~age) +
  theme_bw() +
  theme(strip.background = element_blank(),
        panel.grid = element_blank(),
        legend.title = element_blank()) +
  ylab("Diameter (mm)") +
  xlab("Distance")

## ---- chunk 22

ggplot(seedling_data, aes(distance, tot_biomass)) +
  geom_smooth(aes(linetype = status), method = "lm", se = F, show.legend = F, color = "grey50", size = .8) +
  stat_summary(aes(shape = common_name), fun.data = "mean_se", geom = "point" ) +
  scale_linetype_manual(values = c(2,1)) +
  scale_color_brewer(palette = "RdBu") +
  facet_wrap(~age) +
  theme_bw() +
  theme(strip.background = element_blank(),
        panel.grid = element_blank(),
        legend.title = element_blank()) +
  ylab("Biomass (g)") +
  xlab("Distance from road (m)")


ggplot(distance_grouped_data, aes(distance, avg_biomass)) +
  geom_line(aes(linetype = common_name, group = common_name)) +
  # geom_smooth(aes(linetype = status), method = "lm", se = F) +
  geom_point(aes(shape = common_name), size = 2.5) +
  facet_wrap(~age) +
  theme_bw() +
  theme(strip.background = element_blank(),
        panel.grid = element_blank(),
        legend.title = element_blank()) +
  ylab("Biomass (g)") +
  xlab("Distance from road (m)")

ggplot(habitat_grouped_data, aes(f_habitat, avg_biomass)) +
  geom_line(aes(linetype = common_name, group = common_name)) +
  # geom_smooth(aes(linetype = status), method = "lm", se = F) +
  geom_point(aes(shape = common_name), size = 2.5) +
  facet_wrap(~age) +
  theme_bw() +
  theme(strip.background = element_blank(),
        panel.grid = element_blank(),
        legend.title = element_blank()) +
  ylab("Biomass (g)") +
  xlab("Distance")

## ---- chunk 23

ggplot(seedling_data, aes(distance, rgr_ht_days)) +
  stat_summary(aes(shape = common_name), fun.data = "mean_se", geom = "point", size = 2.5) +
  geom_smooth(aes(linetype = status), method = "lm", se = F, show.legend = F, color = "grey50") +
  scale_linetype_manual(values = c(2,1)) +
  scale_color_brewer(palette = "RdBu") +
  facet_wrap(~age) +
  theme_bw() +
  theme(strip.background = element_blank(),
        panel.grid = element_blank(),
        legend.title = element_blank()) +
  ylab("Relative growth rate (% / day)") +
  xlab("Distance from road (m)") 


ggplot(distance_grouped_data, aes(distance, avg_rgr_ht)) +
  geom_point(aes(shape = common_name)) +
  geom_line(aes(linetype = common_name)) +
  facet_wrap(~age) +
  theme_bw() +
  theme(strip.background = element_blank(),
        panel.grid = element_blank(),
        legend.title = element_blank()) +
  ylab("Relative growth rate (% / day)") +
  xlab("Distance from road (m)") 


ggplot(habitat_grouped_data, aes(f_habitat, avg_rgr_ht)) +
  geom_point(aes(shape = common_name)) +
  geom_line(aes(linetype = common_name, group = common_name)) +
  facet_wrap(~age) +
  theme_bw() +
  theme(strip.background = element_blank(),
        panel.grid = element_blank(),
        legend.title = element_blank()) +
  ylab("Relative growth rate (% / day)") +
  xlab("Distance") 

## ---- chunk 24

# names(seedling_data)

herbiv <- select(seedling_data, site_name:status, habitat_type, f_habitat, common_name, starts_with("herb"))
herbiv <- herbiv %>% 
  gather(year, herbivory, herbivory04:herbivory06)
herbiv$year[herbiv$year=="herbivory04"] <- 2004
herbiv$year[herbiv$year=="herbivory05"] <- 2005
herbiv$year[herbiv$year=="herbivory06"] <- 2006

ggplot(filter(herbiv, year == 2006), aes(distance, herbivory)) +
  stat_summary(aes(shape = common_name), fun.data = "mean_se", geom = "point", size = 2.5) +
  geom_smooth(aes(linetype = status), method = "lm", se = F, show.legend = F, color = "grey50") +
  scale_linetype_manual(values = c(2,1)) +
  scale_color_brewer(palette = "RdBu") +
  facet_grid(.~age) +
  theme_bw() +
  theme(strip.background = element_blank(),
        panel.grid = element_blank(),
        legend.title = element_blank()) +
  ylab("Herbivory score") +
  xlab("Distance from road (m)") 

herbiv_distance_data <- herbiv %>%
  filter(year == "2006") %>%
  group_by(distance, status, age, common_name) %>% 
  summarise(avg_herbivory = mean(herbivory, na.rm = T),
            se_herbivory = sd(herbivory, na.rm = T)/sqrt(length(herbivory)))

herbiv_habitat_data <- herbiv %>%
  filter(year == "2006") %>%
  group_by(habitat_type, f_habitat, status, age, common_name) %>% 
  summarise(avg_herbivory = mean(herbivory, na.rm = T),
            se_herbivory = sd(herbivory, na.rm = T)/sqrt(length(herbivory)))

ggplot(herbiv_distance_data, aes(distance, avg_herbivory)) +
  geom_line(aes(linetype = common_name), show.legend = F) +
  geom_point(aes(shape = common_name), size = 2.5) +
  facet_wrap(~age) +
  theme_bw() +
  theme(strip.background = element_blank(),
        panel.grid = element_blank(),
        legend.title = element_blank()) +
  ylab("Herbivory score") +
  xlab("Distance from road (m)")

ggplot(herbiv_habitat_data, aes(f_habitat, avg_herbivory)) +
  geom_line(aes(linetype = common_name, group = common_name), show.legend = F) +
  geom_point(aes(shape = common_name), size = 2.5) +
  facet_wrap(~age) +
  theme_bw() +
  theme(strip.background = element_blank(),
        panel.grid = element_blank(),
        legend.title = element_blank()) +
  ylab("Herbivory score") +
  xlab("Distance")

## ---- chunk 25
xtabs(~site_code + distance + common_name, data = site_grouped_data)
## ---- chunk 26
Form <- formula(log(avg_biomass) ~ distance + avg_pct_light + age + distance*pct_moisture + (1|site_code) + (1|common_name))
m4.full <- lmer(Form, data = site_grouped_data, REML = F)
summary(m4.full)
# This model now has only variables the a significant effect in the fixed component. Now the model needs to be refit with REML
m4.full <- lmer(Form, data = site_grouped_data, REML = T)
summary(m4.full)
AIC(m4.full)
# This model is somewhat better than the one below where I omitted age in an earlier iteration
biomass_mod4a <- lmer(log(avg_biomass) ~ distance + avg_pct_light + distance*pct_moisture + (1|site_code) + (1|common_name), data = site_grouped_data)
summary(biomass_mod4a)
AIC(biomass_mod4a)
anova(biomass_mod4a, m4.full)
# So, use the m4.full model for interpretation. I think I can shorten this by relying on the summary() command for most models, especially if p-values are rather large (maybe greater than >0.2?).

# In the model below I use that factored habitat instead of distance
biomass_mod4b <- lmer(log(avg_biomass) ~ f_habitat + avg_pct_light + age + pct_moisture*f_habitat + (1|site_code) + (1|common_name), data = site_grouped_data)
summary(biomass_mod4b)

# m5 <- lmer(log(avg_biomass) ~ distance + avg_pct_light + age + distance*pct_moisture +  + (1|common_name) + (1|site_code) + (distance||site_code), data = site_grouped_data)
# summary(m5)
# anova(m5,m4.full)

# Check fitted biomass model ------- 
biomass_model <- m4.full
summary(biomass_model)

plot(biomass_model)
# Residual vs. fitted values show some heterogeneity of variance; spread seems to increase some with fitted values
# Plot residuals against each explanatory variables, looking for patterns in spread.
E2 <- resid(biomass_model, type = "pearson")
# plot(biomass_mod4a@frame$distance, E2)
boxplot(E2 ~ distance, data = biomass_model@frame)
plot(biomass_model@frame$avg_pct_light, E2)
# maybe some pattern here with light availability, but difficult to make out
plot(biomass_model@frame$pct_moisture, E2)

model_summary <- summary(biomass_model)
# correlation between observations from the same site
(.404^2)/(.404^2 + .217^2 + .614^2 )
## and of the same species
(.217^2)/(.217^2 + .404^2 + .614^2 )

## Checking for non-linearity using an additive mixed model
# ggplot(filter(site_grouped_data, is.na(avg_biomass)=="FALSE"), 
#        aes(avg_pct_light, E2)) +
#   facet_grid(age~.) +
#   geom_point() +
#   geom_smooth() +
#   ylab("Residuals")
# 
# m5 <- mgcv::gamm(log(avg_biomass) ~ s(distance) + avg_pct_light + age + distance*pct_moisture, random = list(site_code = ~1, common_name = ~1), data = site_grouped_data)
# # summary(m5)
# summary(m5$gam)
# anova(m5$gam)
# plot(m5$gam)
# plot(m5$lme)
# summary(m5$lme)


# confint(biomass_model)
## ---- chunk 27
# lattice::dotplot(fixef(biomass_model))
lattice::dotplot(ranef(biomass_model, condVar = T))
lattice::qqmath(ranef(biomass_model, condVar = T))

biomass_coefs <- coef(biomass_model)
species_coefs <- (coef(biomass_model)[[2]])
dim(biomass_coefs)
biomass_coefs[1,1]
str(as.data.frame(model_summary$coefficients))

# library(sjPlot)
# plot_model(biomass_model) + theme_classic

## ---- chunk 28

diam_model <- lmer(log(avg_diameter) ~ distance + avg_pct_light + age + distance*pct_moisture + (1|site_code) + (1|common_name), data = site_grouped_data)
summary(diam_model)
plot(diam_model)

## ---- chunk 29

# modeling RGR ----


# modeling height ----


# modeling survival ----


# modeling germination ----
